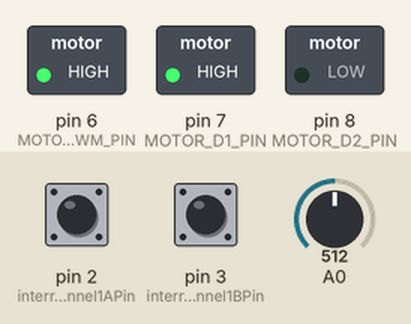
The sketch below on a simulated Arduino Uno, built with avr-gcc and run on an emulated ATmega328P. Parts: switched loads named in the sketch (green lamp = pin HIGH). The test bench sets the inputs (shaded band); at power-on: A0 = 512, pin 2 (interruptChannel1APin) HIGH, pin 3 (interruptChannel1BPin) HIGH. What the sketch prints to the serial monitor is not drawn.

Above: at 1.2 s.
1.3 s: A0 set to 133
2.8 s: A0 set to 116
Timing chart, 0 to 5.8 s (numbered marks = the images above; inputs shaded):
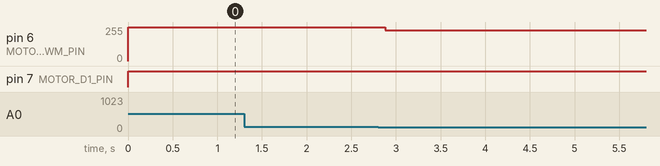

Measured:
- after the input at 1.3 s, every drawn part: stays the same
- after the input at 2.8 s, pin 6 (MOTOR_PWM_PIN): 255/255 → 232/255 after 0.08 s

The sketch:

quiz2.ino
```cpp
#define MOTOR_D1_PIN 7
#define MOTOR_D2_PIN 8
#define MOTOR_PWM_PIN 6
int interruptChannel1APin = 2;
int interruptChannel1BPin = 3;
int delay_count = 0;
int setpoint=0;
int toggle = 1;

volatile int encoderCount = 0;
volatile int encoderDir = 0;
void moveForward (int speed)
{
  digitalWrite(MOTOR_D1_PIN,HIGH);
  digitalWrite(MOTOR_D2_PIN,LOW);
  analogWrite(MOTOR_PWM_PIN,speed);
}

void moveBackward (int speed)
{
  digitalWrite(MOTOR_D1_PIN,LOW);
  digitalWrite(MOTOR_D2_PIN,HIGH);
  analogWrite(MOTOR_PWM_PIN,speed);
}
void setSpeed (int speed)
{
  if (speed>0)
  {
    if(speed>255)
    {speed=255;}
    moveForward(speed);
  }
 else if (speed<0)
 {
   speed=speed*(-1);
   if (speed>255)
   {speed=255;}
   moveBackward(speed);
 }
 else
 {moveForward(1);}
}
void setup()
{
  pinMode(MOTOR_D1_PIN,OUTPUT);
  pinMode(MOTOR_D2_PIN,OUTPUT);
  pinMode(MOTOR_PWM_PIN,OUTPUT);

  pinMode(interruptChannel1APin,INPUT_PULLUP);
  pinMode(interruptChannel1BPin,INPUT_PULLUP);

  attachInterrupt(digitalPinToInterrupt(interruptChannel1APin),
                 Channel1A_callback, RISING);
  attachInterrupt(digitalPinToInterrupt(interruptChannel1BPin),
                 Channel1B_callback, RISING);
  Serial.begin(9600);
}
void loop()
{
  int setpoint = analogRead(A0);
  int error = setpoint - encoderCount;
  int p = 2.0*(float)(error);
  setSpeed(p);
  Serial.print(setpoint);
  Serial.print(",");
  Serial.println(encoderCount);
  delay(100);

  Serial.print("Dir: ");
  Serial.print(encoderDir);
  Serial.print(",Pos: ");
  Serial.print(encoderCount);
  Serial.print(",P: ");
  Serial.println(p);
  delay(10);
}

void Channel1A_callback()
{
  if (digitalRead(interruptChannel1APin)==1 &&
  digitalRead(interruptChannel1BPin)==0)
   {
     encoderCount++;
    encoderDir = 1;
   }
}

void Channel1B_callback()
{
  if (digitalRead(interruptChannel1APin)==0 &&
  digitalRead(interruptChannel1BPin)==1)
   {
     encoderCount--;
    encoderDir = 0;
   }
}

void serialEvent()
{
  setpoint = Serial.parseInt();
}
```
